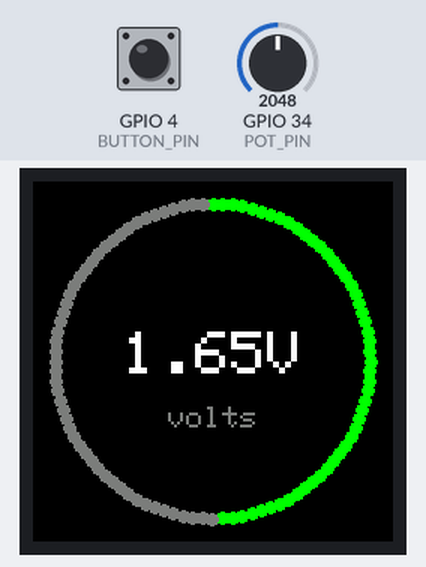
Simulated run of this sketch. Board: ESP32. Shown: 240×240 colour display. The inputs (shaded band) are chosen by the test bench; at power-on: GPIO 4 (BUTTON_PIN) HIGH, GPIO 34 (POT_PIN) = 2048.

Above: at 1.4 s.
1.5 s: GPIO 4 (BUTTON_PIN) pulled LOW for 0.15 s
At 2.5 s:
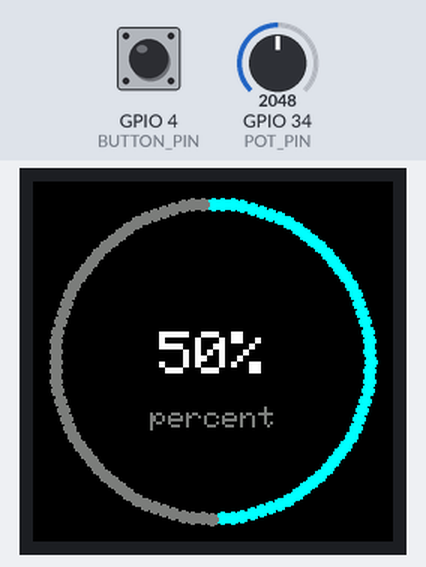
3.1 s: GPIO 34 (POT_PIN) set to 2866
At 4.0 s:
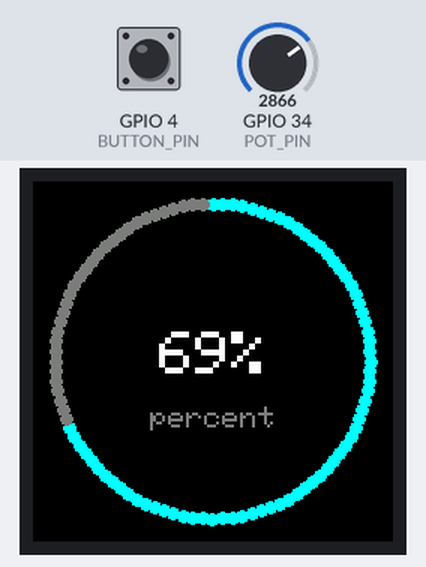
4.6 s: GPIO 4 (BUTTON_PIN) pulled LOW for 1 s
At 5.3 s:
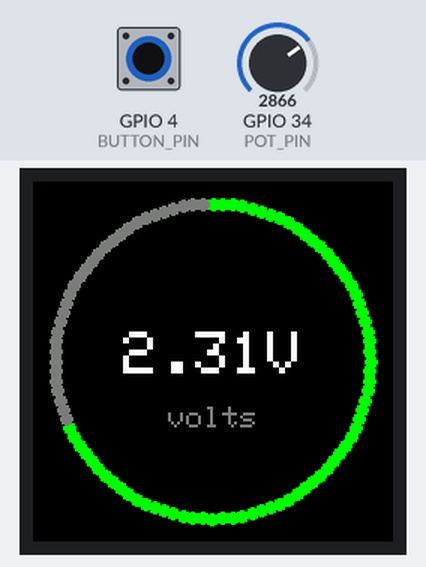
7.1 s: GPIO 34 (POT_PIN) set to 3603
At 8.2 s:
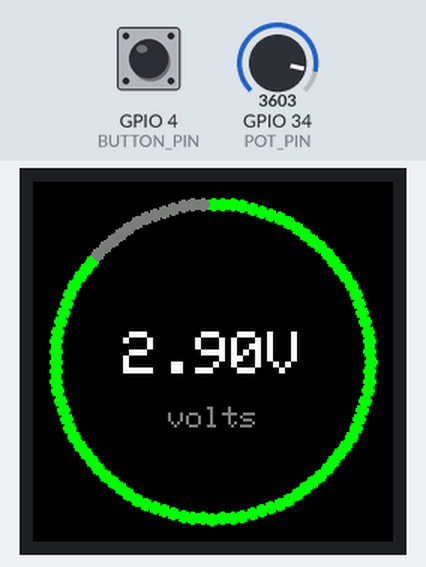
8.6 s: GPIO 34 (POT_PIN) set to 4095
At 9.2 s:
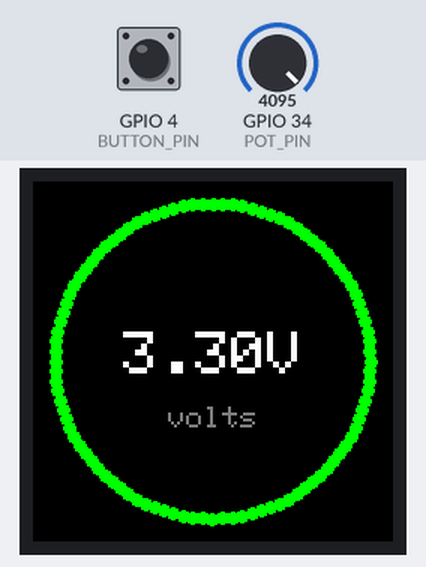
Timing chart, 0 to 11.1 s (numbered marks = the images above; inputs shaded):
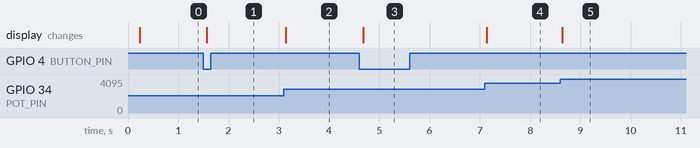

The sketch:

pot_gauge_v3.ino
```cpp
#include <SPI.h>
#include <Adafruit_GFX.h>
#include <Adafruit_GC9A01A.h>

const int POT_PIN    = 34;
const int BUTTON_PIN = 4;
Adafruit_GC9A01A tft(5, 16, 17);   // CS, DC, RST

// The two display modes
const int MODE_VOLTS   = 0;
const int MODE_PERCENT = 1;
int mode = MODE_VOLTS;

int lastPercent = -1;
bool needRedraw = true;     // forces a redraw at startup and after a mode change

// Button debounce
int lastReading = HIGH;
int stableState = HIGH;
unsigned long lastChangeMs = 0;

void setup() {
  Serial.begin(115200);
  pinMode(BUTTON_PIN, INPUT_PULLUP);   // pressed = LOW
  tft.begin();
  tft.fillScreen(GC9A01A_BLACK);
}

// Returns true once each time the button is pressed
bool buttonPressed() {
  int reading = digitalRead(BUTTON_PIN);
  if (reading != lastReading) {        // something changed: start the timer
    lastChangeMs = millis();
    lastReading = reading;
  }
  if (millis() - lastChangeMs > 30 && reading != stableState) {
    stableState = reading;             // it's been steady for 30 ms: accept it
    return stableState == LOW;
  }
  return false;
}

void loop() {
  // 1. Switch modes when the button is pressed
  if (buttonPressed()) {
    mode = (mode == MODE_VOLTS) ? MODE_PERCENT : MODE_VOLTS;
    needRedraw = true;
  }

  // 2. Read the pot
  int raw = analogRead(POT_PIN);
  float volts = raw * 3.3 / 4095.0;
  int percent = raw * 100 / 4095;

  // 3. Only redraw when something changed (avoids flicker)
  if (percent != lastPercent || needRedraw) {
    // Ring color shows the mode: green = volts, blue = percent
    uint16_t ringColor = (mode == MODE_VOLTS) ? GC9A01A_GREEN : GC9A01A_CYAN;

    for (int i = 0; i < 100; i++) {
      float angle = i * 3.6 * DEG_TO_RAD;
      int x = 120 + 105 * sin(angle);
      int y = 120 - 105 * cos(angle);
      uint16_t color = (i < percent) ? ringColor : GC9A01A_DARKGREY;
      tft.fillCircle(x, y, 4, color);
    }

    // Big number in the middle
    tft.fillRect(40, 95, 160, 50, GC9A01A_BLACK);   // erase old number
    tft.setTextColor(GC9A01A_WHITE);
    tft.setTextSize(4);
    if (mode == MODE_VOLTS) {
      tft.setCursor(60, 100);
      tft.print(volts, 2);
      tft.print("V");
    } else {
      tft.setCursor(percent < 10 ? 96 : (percent < 100 ? 84 : 72), 100);
      tft.print(percent);
      tft.print("%");
    }

    // Small label underneath
    tft.fillRect(70, 150, 100, 16, GC9A01A_BLACK);
    tft.setTextColor(GC9A01A_DARKGREY);
    tft.setTextSize(2);
    if (mode == MODE_VOLTS) {
      tft.setCursor(90, 150);
      tft.print("volts");
    } else {
      tft.setCursor(78, 150);
      tft.print("percent");
    }

    lastPercent = percent;
    needRedraw = false;
  }

  delay(20);
}
```

Measured:
- after the input at 1.5 s, the display: changes after 0.06 s (image 1)
- after the input at 3.1 s, the display: changes at once (image 2)
- after the input at 4.6 s, the display: changes after 0.08 s (image 3)
- after the input at 7.1 s, the display: changes at once (image 4)
- after the input at 8.6 s, the display: changes at once (image 5)
